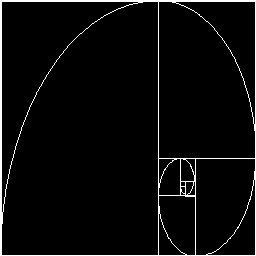
#> input picture OriginalCode/test.jpg, 256 x 256 px; its folder holds only this picture in this run
$ python -i mut2edge.py   (imports and definitions only)   (older library calls are emulated)
#> lines starting #> are read from the running program, lines starting #| are printed output that depends on the picture; after the words box and inside, x2 and y2 are one past the last pixel; in counts of white or black regions, pixels touching at a corner belong together
#> further down, picture is the input picture: shape (256, 256, 3); min 0, max 255, mean 10.6
# -*- coding: utf-8 -*-
"""
Created on Thu May 31 14:43:30 2018

@author: OWNER
"""

import numpy as np
import cv2
import os


path = "D:\\google drive\\A PhD Project at Godlsmiths\\MutatorML\\MLCaptureG"

start = 0
number_of_images_to_edge = 500

# =============================================================================
# outputPathA = "D:\\google drive\\A PhD Project at Godlsmiths\\MutatorML\\pix2pixImages\\A\\"
# outputPathB = "D:\\google drive\\A PhD Project at Godlsmiths\\MutatorML\\pix2pixImages\\B\\"
# outputPathA_B = "D:\\google drive\\A PhD Project at Godlsmiths\\MutatorML\\pix2pixImages\\A_B\\train\\"
# =============================================================================
# =============================================================================
# maskpath = "D:\\google drive\\A PhD Project at Godlsmiths\\MutatorML\\MLCaptureGMask"
# =============================================================================

outputPathA_B = "D:\\google drive\\A PhD Project at Godlsmiths\\ArtistSupervisionMaya\\images\\pix2pix\\A_B\\train\\"

pathA = "D:\\google drive\\A PhD Project at Godlsmiths\\ArtistSupervisionMaya\\images\\pix2pix\\A\\"
pathB = "D:\\google drive\\A PhD Project at Godlsmiths\\ArtistSupervisionMaya\\images\\pix2pix\\B\\"

def imagelist (path):
    imagepaths = []
    imageNames = []
    valid_images = [".jpg", ".png", ".tga", ".gif"]
    for f in os.listdir(path):

        ext = os.path.splitext(f)[1]
        name = os.path.splitext(f)[0]
        if ext.lower() not in valid_images:
            continue
        imagepaths.append(os.path.join(path,f))
        imageNames.append(name)
    # store the total number of images
    totalNumOfImages = len(imagepaths)


    return imagepaths, imageNames, totalNumOfImages

imageMasks = []
valid_images_mask = [".jpg", ".png", ".tga", ".gif"]
# [27 lines of commented-out code are left out]


def image2edges(image):

    gray = cv2.cvtColor (image, cv2.COLOR_BGR2GRAY)

        # threshold
    ret,ThresPerim = cv2.threshold(gray, 10, 255, cv2.THRESH_BINARY)
#> ThresPerim: shape (256, 256); 4.1% white; 1 white region
    threshCopy = ThresPerim.copy()
    ing2, contours, hierarchy = cv2.findContours(threshCopy,
                                                 cv2.RETR_LIST,
                                                 cv2.CHAIN_APPROX_SIMPLE)
#> contours = 18 contours, 1 with area under 20; largest, box (x1, y1, x2, y2) and area: (0, 0, 256, 256) 65025, (1, 1, 159, 256) 31560, (158, 1, 256, 159) 12126, (1, 1, 139, 213) 8299, (195, 158, 256, 256) 4602

    edged = np.zeros((image.shape[0], image.shape[1], 3), dtype = 'uint8')

    edged[:,:] = 255

    for cnt in contours:
        cv2.drawContours(edged, [cnt], -1, (0, 0, 0), 1)
#> this loop made 18 passes
#> cnt on pass 18: [[0, 0], [0, 255], [255, 255], [255, 0]]
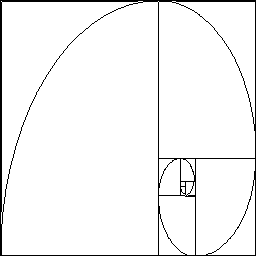
#> edged: shape (256, 256, 3); 95.9% white; 1 black region, box (x1, y1, x2, y2) and area: (0, 0, 256, 256) 2687

    return edged

def background2white(image, maskImg):

    ret,thresh = cv2.threshold(maskImg, 10, 255, cv2.THRESH_BINARY)
    thresh[np.where((image>[0,0,0]).all(axis=2))] = [255,255,255]

    #image[np.where((image==[0,0,0]).all(axis=2))] = [255,255,255]
    image[np.where((thresh==[0,0,0]).all(axis=2))] = [255,255,255]

    return image


def a_and_b (image, edged):

    result = np.zeros((image.shape[0] , image.shape[1] * 2, 3), dtype = 'uint8')

    result = np.concatenate([edged, image], 1)

    return result


# [13 lines of commented-out code are left out]

# [1 line that did not run here, left out]
# [1 line that did not run here, left out]
# [9 lines not run here, left out]

# [13 lines of commented-out code are left out]


>>> import cv2
>>> picture = cv2.imread('test.jpg')
>>> result = image2edges(picture)
